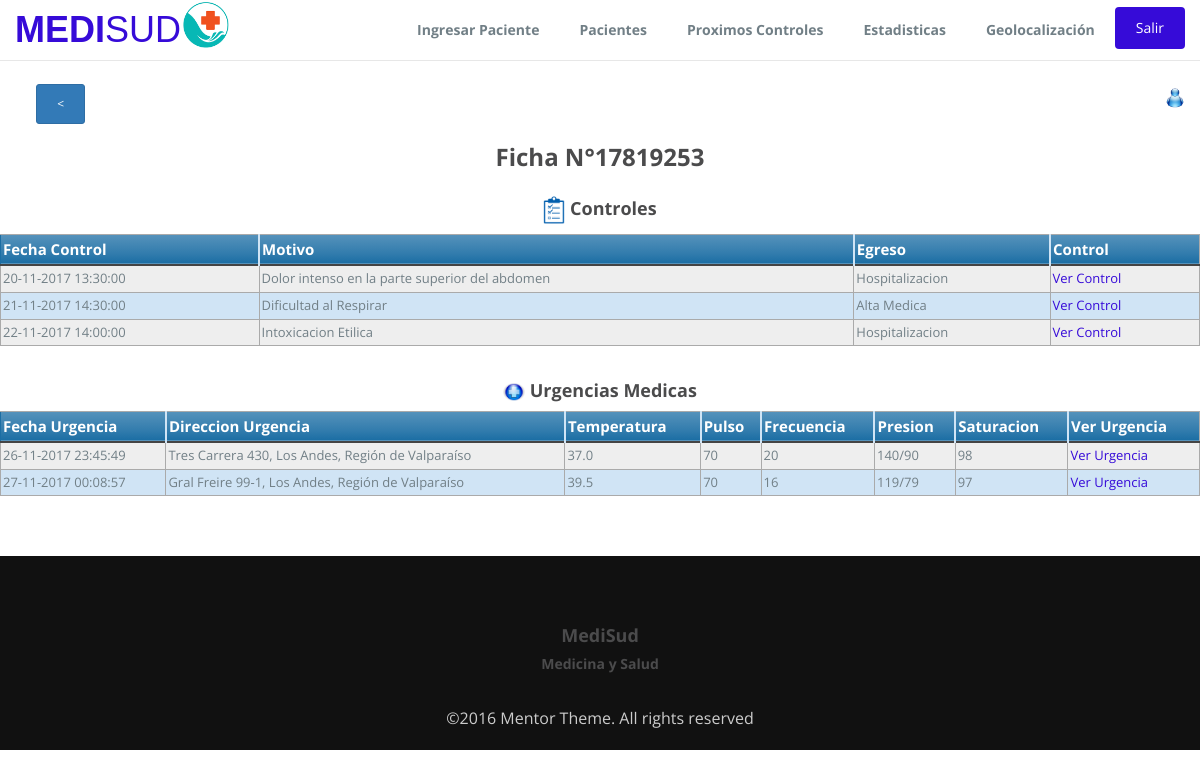
Before: /controles.php?rut=17819253 with the older database file.
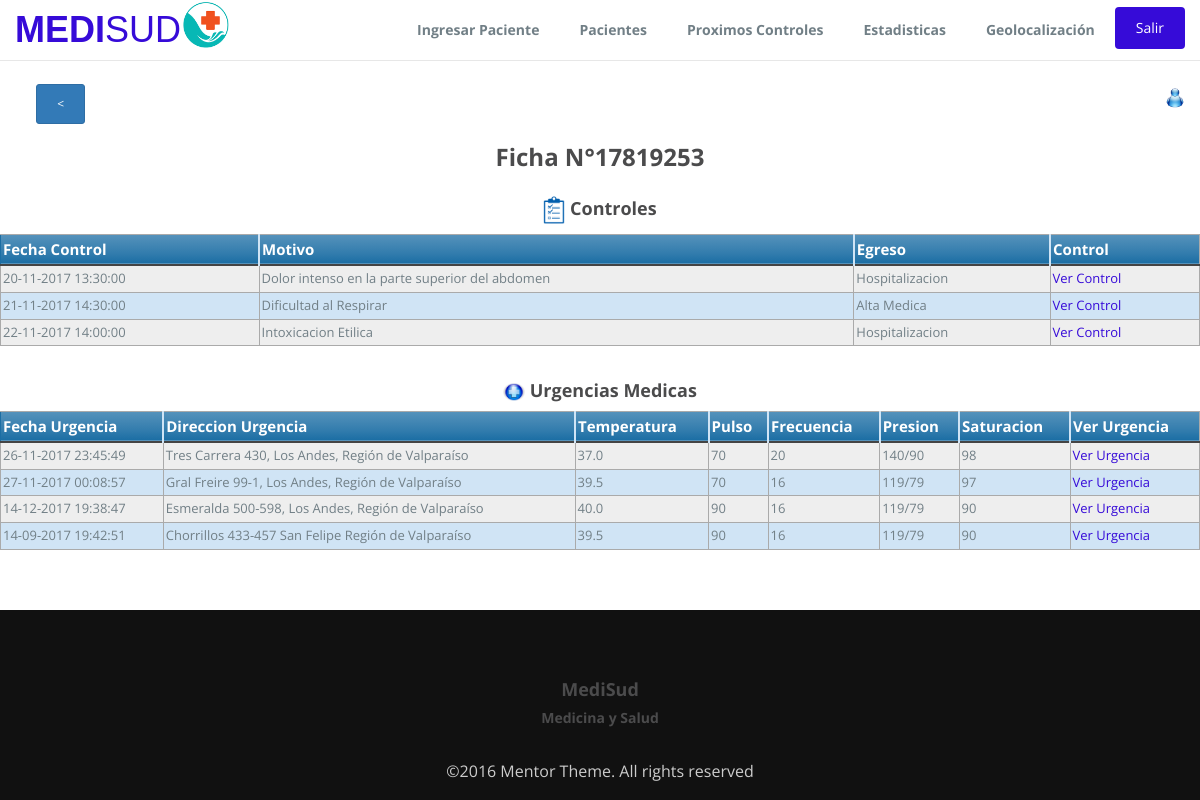
After: the same page with the newer database file.
### tables this page shows
CREATE TABLE `control` (
  `Registro` int(6) NOT NULL,
  `Rut` int(8) NOT NULL,
  `motivo` varchar(200) NOT NULL,
  `fecha` varchar(20) NOT NULL,
  `diagnostico` varchar(50) NOT NULL,
  `complemento` text NOT NULL,
  `procedimiento` text NOT NULL,
  `indicacion` text NOT NULL,
  `egreso` varchar(20) NOT NULL
);

CREATE TABLE `urgencia` (
  `codUrgencia` int(5) NOT NULL,
  `run` int(8) NOT NULL,
  `fecha` varchar(20) NOT NULL,
  `direccion` varchar(250) NOT NULL,
  `latitud` varchar(20) NOT NULL,
  `longitud` varchar(20) NOT NULL,
  `temperatura` decimal(3,1) DEFAULT NULL,
  `pulso` int(3) DEFAULT NULL,
  `frespiratorio` int(3) DEFAULT NULL,
  `presion` varchar(6) DEFAULT NULL,
  `saturacion` int(3) DEFAULT NULL,
  `acciones` text NOT NULL
);

### controles.php (the view, shortened to what this page needs)
<!DOCTYPE html>
<html lang="en">
  <head>
    <link rel="stylesheet" type="text/css" href="css/font-awesome.min.css">
    <link rel="stylesheet" type="text/css" href="css/bootstrap.min.css">
    <link rel="stylesheet" type="text/css" href="css/imagehover.min.css">
    <link rel="stylesheet" type="text/css" href="css/style.css">
    <link rel="stylesheet" type="text/css" href="css/tabla.css">
  </head>
  <body>
    <nav class="navbar navbar-default navbar-fixed-top">
      <div class="container">
        <div class="navbar-header">
            <a class="navbar-brand" href="acceso.php">MEDI<span>SUD</span></a><img src="img/logo2.png" width="50" />
        </div>
        <div class="collapse navbar-collapse" id="myNavbar">
        <ul class="nav navbar-nav navbar-right">
            <li><a href="formPac.php">Ingresar Paciente</a></li>
          <li><a href="pacientes.php">Pacientes</a></li>
          <li><a href="ProxControles.php">Proximos Controles</a></li>
          <li><a href="estadisticas.php">Estadisticas</a></li>
          <li><a href="mapa.php">Geolocalización</a></li>
            <li>
                <form action="controles.php" method="post">
                  <button type="submit" class="btn btn-green btn-block btn-flat" name="salir" style="margin-top:10%">Salir</button>
                </form>
          </li>
        </ul>
        </div>
      </div>
    </nav>
    <section id ="feature" class="section-padding">
        <div class="container">
            <div class="row" style="text-align: right">
              <?php
                $rut=$_GET['rut'];
                require 'conexion.php';
                $s="SELECT CodRFID FROM paciente WHERE Rut=$rut";
                $r=$conn->query($s);
                $row=$r->fetch_assoc();
                echo '<br><div class="row">
                    <div class="col-md-1">
                        <a href="ficha.php?tag='.$row['CodRFID'].'"><button type="submit" class="btn btn-primary btn-xs"> < </button></a>
                    </div>
                    <div class="col-md-11">
                        <p style="text-align:right"><img src="img/blue.png" width="20" />'.$_SESSION['nombre'].'</p>
                    </div>
                </div>';
              ?>
          </div>
            <div class="row">
            <?php
                require 'conexion.php';
                $sql="SELECT *FROM control WHERE Rut=$rut";
                $result=$conn->query($sql);
                if($result->num_rows>0){
                    echo '<div class="row">
                                <div class="header-section text-center">
                                    <h2>Ficha N°'. $rut.'</h2>
                                    <h4><img src="img/control.png" width="22"> Controles</h4>
                                </div>
                                <div class="feature-info">
                                <table class="pacientes">
                                <thead>
                                <tr>
                                <th>Fecha Control</th>
                                <th>Motivo</th>
                                <th>Egreso</th>
                                <th>Control</th>
                                </tr>
                                </thead>
                                <tbody>';
                    while($row = $result->fetch_assoc()){
                        echo'<tr>
                                <td>'. $row['fecha'] . '</td>
                                <td>'. $row['motivo'].'</td>
                                <td>'.$row['egreso'].'</td>
                                <td>'. "<a href = 'verControl.php?rut=" . $row["Rut"]. '&registro='. $row["Registro"]."'>Ver Control </a>".'</td>
                            </tr>';
                    }
                    echo '</tbody></table>'
                        . '</div>
                        </div>';
                }else{
                    echo '<div style="text-align:center" ><h2>No hay controles registrados</h2></div>';
                }
            echo '</div>
                        <div class="row">';
                $sql1="SELECT *FROM urgencia WHERE run=".$rut;
                $result1=$conn->query($sql1);
                if($result1->num_rows>0){
                    echo '<br><div class="row">
                                <div class="header-section text-center">
                                    <h4><img src="img/urgencia.png" width="22"> Urgencias Medicas</h4>
                                </div>
                                <div class="feature-info">
                                <table class="pacientes">
                                <thead>
                                <tr>
                                <th>Fecha Urgencia</th>
                                <th>Direccion Urgencia</th>
                                <th>Temperatura</th>
                                <th>Pulso</th>
                                <th>Frecuencia</th>
                                <th>Presion</th>
                                <th>Saturacion</th>
                                <th>Ver Urgencia</th>
                                </tr>
                                </thead>
                                <tbody>';
                    while($row = $result1->fetch_assoc()){
                        echo'<tr>
                                <td>'. $row['fecha'] . '</td>
                                <td>'. $row['direccion'].'</td>
                                <td>'.$row['temperatura'].'</td>
                                <td>'. $row['pulso'] . '</td>
                                <td>'. $row['frespiratorio'].'</td>
                                <td>'.$row['presion'].'</td>
                                <td>'. $row['saturacion'] . '</td>
                                <td>'. "<a href = 'verUrgencia.php?run=" . $rut. '& codUrgencia='. $row["codUrgencia"]."'>Ver Urgencia </a>".'</td>
                            </tr>';
                    }
                    echo '</tbody></table>'
                        . '</div>
                        </div>';
                }else{
                    echo '<div style="text-align:center" ><h2>No hay urgencias medicas registradas.</h2></div>';
                }
            ?>
            </div>
        </div>
    </section>
    <footer id="footer" class="footer">
      <div class="container text-center">
      <h4>MediSud</h4>
      <h5>Medicina y Salud</h5>
      <br>©2016 Mentor Theme. All rights reserved
      </div>
    </footer>
  </body>
</html>

### css/style.css (style rules this page uses)
body { font-size: 15px; line-height: 1.52; color: #717f86; font-size: 16px; font-family: 'Open Sans', sans-serif; font-weight: 400; }
ol, ul { list-style: none; }
table { border-collapse: collapse; border-spacing: 0; }
.section-padding { padding: 60px 0px; }
h1, h2, h3, h4, h5, h6 { font-family: Open Sans, sans-serif; font-weight: 700; color: #4B4B4C; }
a { color: #360bd8; }
.navbar-default .navbar-brand { color: #360bd8; }
.navbar-default { background-color: #ffffff; }
.navbar-default .navbar-nav > li > a { color: #717f86; font-size: 14px; font-weight: 700; }
.navbar-nav > li > a { padding: 0px; margin: 10px 5px; padding: 10px 15px; }
.navbar-default .navbar-brand { font-family: 'Dosis', sans-serif !important; font-weight: 700; text-transform: uppercase; padding: 0px; height: inherit; font-size: 36px; margin: 20px 0px; }
.navbar-default .navbar-brand span { font-weight: 100 !important; }
.navbar { margin-bottom: 0px; }
h2 { font-size: 24px; padding-bottom: 15px; }
.footer { padding: 60px 0 20px; background: #111; color: #ccc; }
.btn { padding: 10px 20px; }
.btn-green, .btn-green:hover { background-color: #360bd8; color: #fff; }

### css/tabla.css (style rules this page uses)
table.pacientes { border: 1px solid #1C6EA4; background-color: #EEEEEE; width: 100%; text-align: left; border-collapse: collapse; }
table.pacientes td, table.pacientes th { border: 1px solid #AAAAAA; padding: 3px 2px; }
table.pacientes tbody td { font-size: 13px; }
table.pacientes tr:nth-child(even) { background: #D0E4F5; }
table.pacientes thead { background: #1C6EA4; background: -moz-linear-gradient(top, #5592bb 0%, #327cad 66%, #1C6EA4 100%); background: -webkit-linear-gradient(top, #5592bb 0%, #327cad 66%, #1C6EA4 100%); background: linear-gradient(to bottom, #5592bb 0%, #327cad 66%, #1C6EA4 100%); border-bottom: 2px solid #444444; }
table.pacientes thead th { font-size: 15px; font-weight: bold; color: #FFFFFF; border-left: 2px solid #D0E4F5; }
table.pacientes thead th:first-child { border-left: none; }

Changed rows visible on the page:
added urgencia: fecha "14-12-2017 19:38:47", direccion "Esmeralda 500-598, Los Andes, Región de Valparaíso", temperatura "40.0", pulso "90", frespiratorio "16", presion "119/79", saturacion "90"
added urgencia: fecha "14-09-2017 19:42:51", direccion "Chorrillos 433-457 San Felipe Región de Valparaíso", temperatura "39.5", pulso "90", frespiratorio "16", presion "119/79", saturacion "90"
